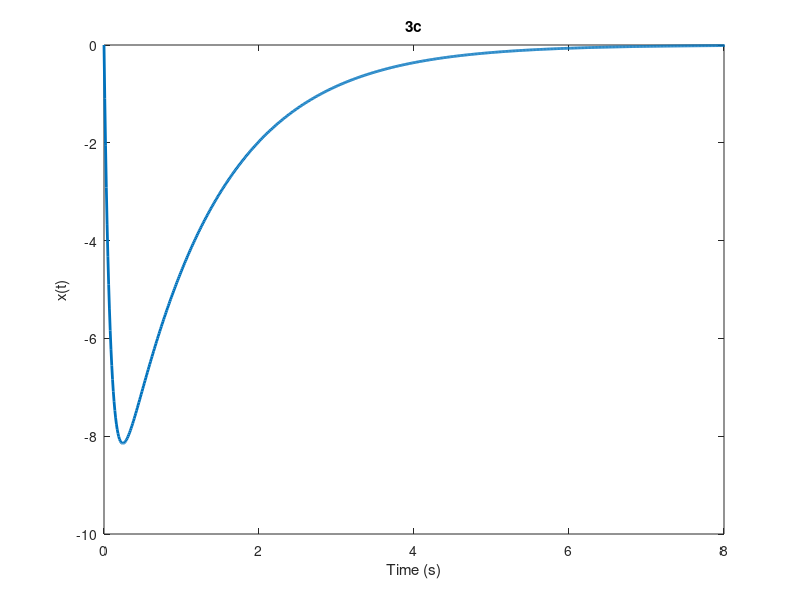

Write the MATLAB code that produced this figure.
%% RAHUL GOYAL | ME 506-02 | HW #1
clc;
clear all;
close all;



%% Setup
t = 0:0.01:10;



%% 1a
plot(t, 2 * exp(-2/3*t), 'LineWidth', 2);
title('1a');
xlabel('Time (s)');
ylabel('v(t)');

%% 1b
plot(t, 2 * cos(4*t), 'LineWidth', 2);
title('1b');
xlabel('Time (s)');
ylabel('x(t)');
xlim([0, 4]);

%% 1c
plot(t, exp(-2*t) - exp(-3*t), 'LineWidth', 2);
title('1c');
xlabel('Time (s)');
ylabel('x(t)');
xlim([0, 4]);

%% 1d
plot(t, exp(-3*t) + 4*t.*exp(-3*t), 'LineWidth', 2);
title('1d');
xlabel('Time (s)');
ylabel('v(t)');
xlim([0, 3]);



%% 2d
plot(t, 2 * exp(-0.778*t), 'LineWidth', 2);
title('2d');
xlabel('Time (s)');
ylabel('x(t)');
xlim([0, 8]);



%% 3c
plot(t, 10.8 * (exp(-11.65*t) - exp(-0.85*t)), 'LineWidth', 2);
title('3c');
xlabel('Time (s)');
ylabel('x(t)');
xlim([0, 8]);